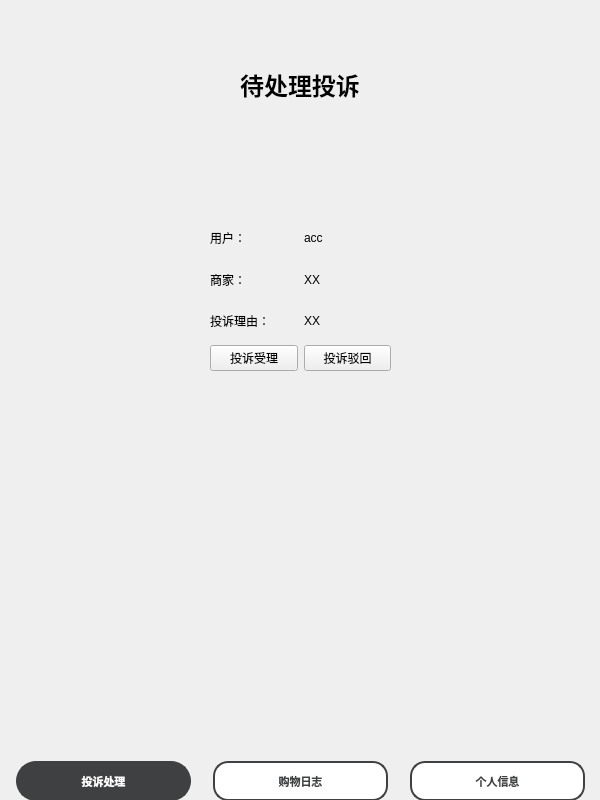
<?xml version="1.0" encoding="UTF-8"?>
<ui version="4.0">
 <class>adminiwindow</class>
 <widget class="QWidget" name="adminiwindow">
  <property name="geometry">
   <rect>
    <x>0</x>
    <y>0</y>
    <width>600</width>
    <height>800</height>
   </rect>
  </property>
  <property name="minimumSize">
   <size>
    <width>600</width>
    <height>800</height>
   </size>
  </property>
  <property name="windowTitle">
   <string>果粒橙外卖-管理端</string>
  </property>
  <property name="windowIcon">
   <iconset resource="../Image.qrc">
    <normaloff>:/image/chick.gif</normaloff>:/image/chick.gif</iconset>
  </property>
  <widget class="QLabel" name="label_8">
   <property name="geometry">
    <rect>
     <x>0</x>
     <y>0</y>
     <width>600</width>
     <height>800</height>
    </rect>
   </property>
   <property name="styleSheet">
    <string notr="true">background-image: url(:/image/bg_2.png);</string>
   </property>
   <property name="text">
    <string/>
   </property>
  </widget>
  <widget class="QWidget" name="layoutWidget">
   <property name="geometry">
    <rect>
     <x>210</x>
     <y>220</y>
     <width>181</width>
     <height>151</height>
    </rect>
   </property>
   <layout class="QGridLayout" name="gridLayout">
    <item row="2" column="0">
     <widget class="QLabel" name="label_4">
      <property name="text">
       <string>投诉理由：</string>
      </property>
     </widget>
    </item>
    <item row="3" column="0">
     <widget class="QPushButton" name="pushButton">
      <property name="text">
       <string>投诉受理</string>
      </property>
     </widget>
    </item>
    <item row="0" column="1">
     <widget class="QLabel" name="label_5">
      <property name="text">
       <string>acc</string>
      </property>
     </widget>
    </item>
    <item row="3" column="1">
     <widget class="QPushButton" name="pushButton_2">
      <property name="text">
       <string>投诉驳回</string>
      </property>
     </widget>
    </item>
    <item row="0" column="0">
     <widget class="QLabel" name="label_2">
      <property name="text">
       <string>用户：</string>
      </property>
     </widget>
    </item>
    <item row="1" column="1">
     <widget class="QLabel" name="label_6">
      <property name="text">
       <string>XX</string>
      </property>
     </widget>
    </item>
    <item row="2" column="1">
     <widget class="QLabel" name="label_7">
      <property name="text">
       <string>XX</string>
      </property>
     </widget>
    </item>
    <item row="1" column="0">
     <widget class="QLabel" name="label_3">
      <property name="text">
       <string>商家：</string>
      </property>
     </widget>
    </item>
   </layout>
  </widget>
  <widget class="QWidget" name="layoutWidget_2">
   <property name="geometry">
    <rect>
     <x>0</x>
     <y>760</y>
     <width>601</width>
     <height>42</height>
    </rect>
   </property>
   <layout class="QHBoxLayout" name="horizontalLayout">
    <item>
     <widget class="QPushButton" name="pushButton_3">
      <property name="sizePolicy">
       <sizepolicy hsizetype="Fixed" vsizetype="Fixed">
        <horstretch>0</horstretch>
        <verstretch>0</verstretch>
       </sizepolicy>
      </property>
      <property name="minimumSize">
       <size>
        <width>175</width>
        <height>40</height>
       </size>
      </property>
      <property name="maximumSize">
       <size>
        <width>175</width>
        <height>40</height>
       </size>
      </property>
      <property name="font">
       <font>
        <pointsize>-1</pointsize>
        <bold>true</bold>
       </font>
      </property>
      <property name="styleSheet">
       <string notr="true">QPushButton {
    background-color: #3f4041; /* 默认背景色，蓝色 */
    border: 2px solid #3f4041; /* 边框颜色与背景色相同 */
    border-radius: 20px; /* 圆角 */
    color: #ffffff; /* 文本颜色，白色 */
    font-size: 11px;
}

QPushButton:hover {
    background-color: #353637; /* 悬浮时背景色变深 */
    border: 2px solid #353637; /* 悬浮时边框颜色变深 */
}

QPushButton:pressed {
    background-color: #2d2e2e; /* 按下时背景色变得更深 */
    border-color: #2d2e2e; /* 按下时边框颜色变得更深 */
    transform: scale(0.95); /* 按下时按钮略微缩小 */
}</string>
      </property>
      <property name="text">
       <string>投诉处理</string>
      </property>
     </widget>
    </item>
    <item>
     <widget class="QPushButton" name="pushButton_4">
      <property name="sizePolicy">
       <sizepolicy hsizetype="Fixed" vsizetype="Fixed">
        <horstretch>0</horstretch>
        <verstretch>0</verstretch>
       </sizepolicy>
      </property>
      <property name="minimumSize">
       <size>
        <width>175</width>
        <height>40</height>
       </size>
      </property>
      <property name="maximumSize">
       <size>
        <width>175</width>
        <height>40</height>
       </size>
      </property>
      <property name="font">
       <font>
        <pointsize>-1</pointsize>
        <bold>true</bold>
       </font>
      </property>
      <property name="styleSheet">
       <string notr="true">QPushButton {
    background-color: #ffffff; /* 默认背景色，白色 */
    border: 2px solid #3f4041; /* 边框颜色为 #3f4041 */
    border-radius: 15px; /* 圆角 */
    color: #3f4041; /* 文本颜色，原来的背景色 */
    font-size: 11px;
}

QPushButton:hover {
	color:#ffffff;
    background-color: #3f4041; /* 悬浮时背景色为 #3f4041 */
    border: 2px solid #353637; /* 悬浮时边框颜色为 #353637 */
}

QPushButton:pressed {
    background-color: #353637; /* 按下时背景色为 #353637 */
    border-color: #2d2e2e; /* 按下时边框颜色为 #2d2e2e */
    transform: scale(0.95); /* 按下时按钮略微缩小 */
}
</string>
      </property>
      <property name="text">
       <string>购物日志</string>
      </property>
     </widget>
    </item>
    <item>
     <widget class="QPushButton" name="pushButton_5">
      <property name="sizePolicy">
       <sizepolicy hsizetype="Fixed" vsizetype="Fixed">
        <horstretch>0</horstretch>
        <verstretch>0</verstretch>
       </sizepolicy>
      </property>
      <property name="minimumSize">
       <size>
        <width>175</width>
        <height>40</height>
       </size>
      </property>
      <property name="maximumSize">
       <size>
        <width>175</width>
        <height>40</height>
       </size>
      </property>
      <property name="font">
       <font>
        <pointsize>-1</pointsize>
        <bold>true</bold>
       </font>
      </property>
      <property name="styleSheet">
       <string notr="true">QPushButton {
    background-color: #ffffff; /* 默认背景色，白色 */
    border: 2px solid #3f4041; /* 边框颜色为 #3f4041 */
    border-radius: 15px; /* 圆角 */
    color: #3f4041; /* 文本颜色，原来的背景色 */
    font-size: 11px;
}

QPushButton:hover {
	color:#ffffff;
    background-color: #3f4041; /* 悬浮时背景色为 #3f4041 */
    border: 2px solid #353637; /* 悬浮时边框颜色为 #353637 */
}

QPushButton:pressed {
    background-color: #353637; /* 按下时背景色为 #353637 */
    border-color: #2d2e2e; /* 按下时边框颜色为 #2d2e2e */
    transform: scale(0.95); /* 按下时按钮略微缩小 */
}
</string>
      </property>
      <property name="text">
       <string>个人信息</string>
      </property>
     </widget>
    </item>
   </layout>
  </widget>
  <widget class="QLabel" name="label">
   <property name="geometry">
    <rect>
     <x>200</x>
     <y>60</y>
     <width>200</width>
     <height>50</height>
    </rect>
   </property>
   <property name="text">
    <string>&lt;html&gt;&lt;head/&gt;&lt;body&gt;&lt;p align=&quot;center&quot;&gt;&lt;span style=&quot; font-size:18pt; font-weight:700;&quot;&gt;待处理投诉&lt;/span&gt;&lt;/p&gt;&lt;/body&gt;&lt;/html&gt;</string>
   </property>
  </widget>
 </widget>
 <resources>
  <include location="../Image.qrc"/>
 </resources>
 <connections/>
</ui>
